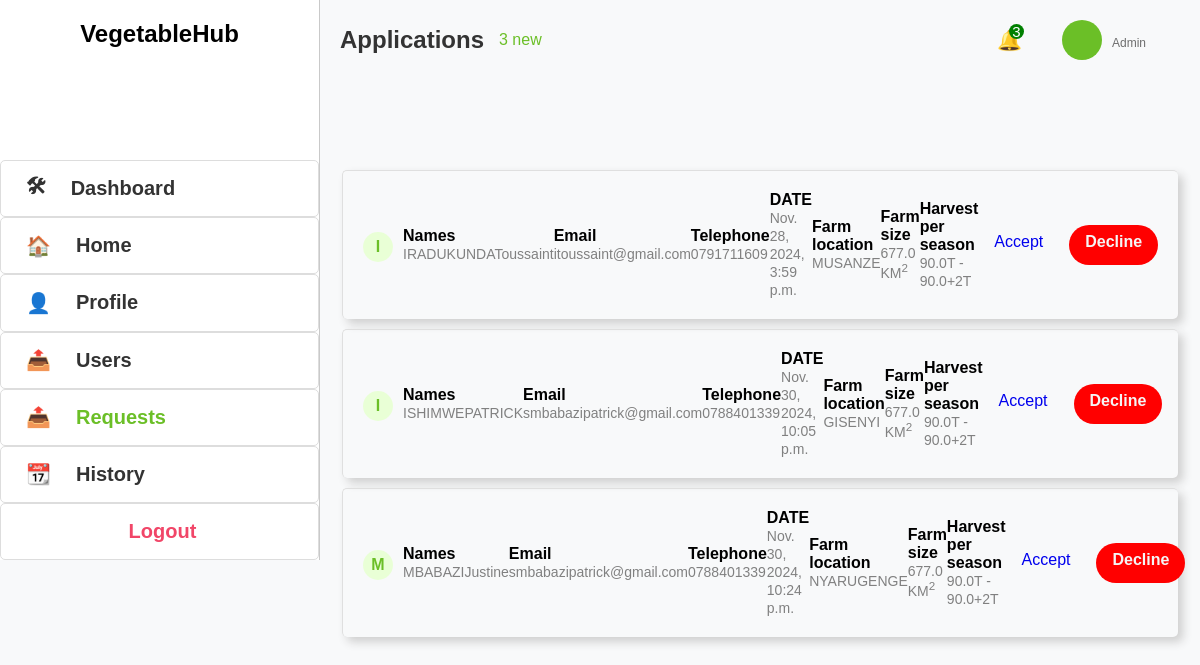
Page /view-member/ on the earlier database version.
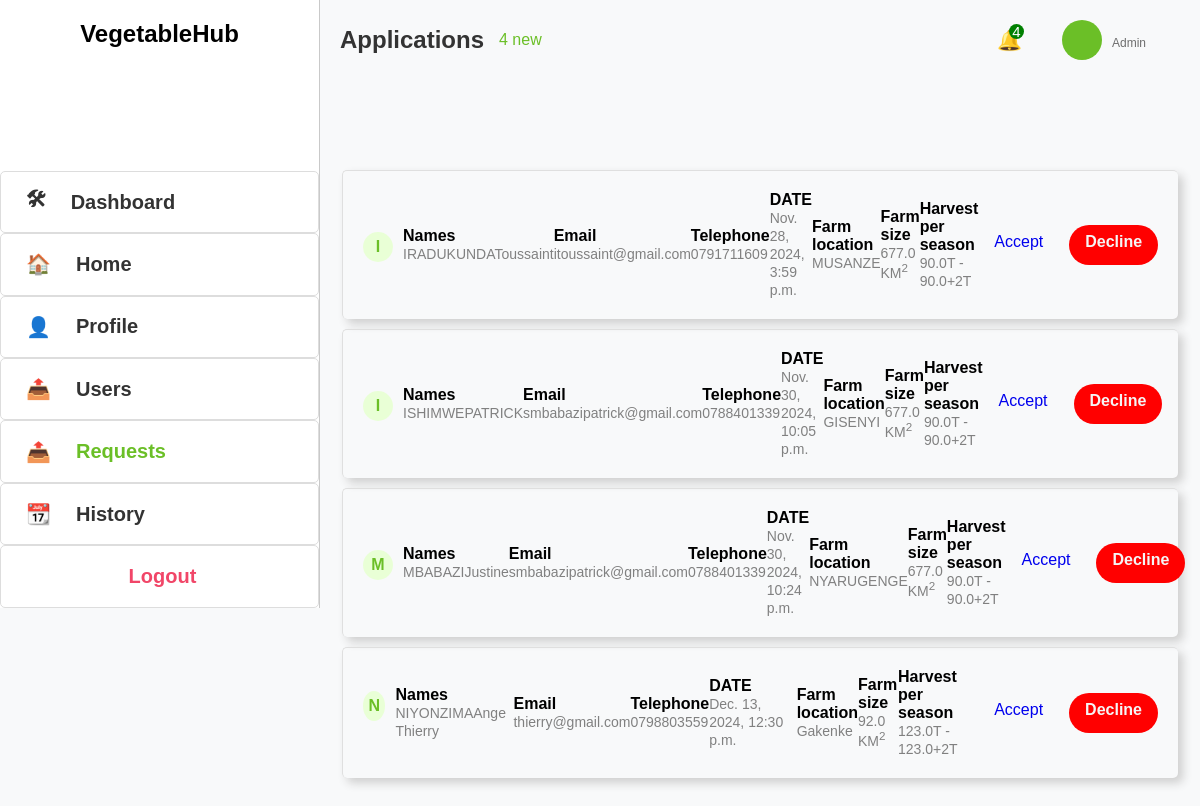
Same page on the later database version.
### Webapp/models.py (models this page shows, shortened)
class Application(models.Model):
    application_id = models.AutoField(primary_key=True)
    first_name = models.CharField(max_length=255)
    last_name = models.CharField(max_length=255)
    telephone = models.CharField(
        max_length=15,
        validators=[RegexValidator(r'^\+?\d{10,15}$', message="Enter a valid phone number.")]
    )
    email = models.EmailField(validators=[EmailValidator()])
    location = models.CharField(max_length=255)
    latitude = models.FloatField(default=-1.9441)  # Default to Kigali latitude
    longitude = models.FloatField(default=30.0619)  # Default to Kigali longitude
    farm_size = models.FloatField()
    description = models.TextField()
    growth_stage = models.CharField(max_length=30)
    status = models.CharField(max_length=20, default='Pending')
    production = models.FloatField()
    created_at = models.DateTimeField(auto_now_add=True)  # Automatically set on creation
    user = models.ForeignKey(User, on_delete=models.CASCADE, null=True, blank=True,default=2)
    Vegetable_type = models.CharField(max_length=20, default='Carrot')
    farm_image = models.ImageField(null=True, default="th1.jpeg")

### Webapp/views.py (the view)
# urls.py: path('view-member/', views.adminRequest , name='view-member'),
def adminRequest(request):
    applications = Application.objects.filter(status="Pending")  # Adjust filter as needed
    context = {
        "applications": applications
    }
    return render(request, 'Webapp/membership_requests.html', context)

### Webapp/templates/Webapp/membership_requests.html (shortened to what this page needs)
<!DOCTYPE html>
<html lang="en">
<head>
</head>
<body>
    <div class="first">
        <div class="sidebar">
            <h2>VegetableHub</h2>
            <a href="{%url 'admins'%}"><span>&#x1F6E0;</span>Dashboard</a>
            <a href="{%url 'home'%}"><span>&#x1F3E0;</span>Home</a>
            <a href="#"><span>&#x1F464;</span>Profile</a>
            <div class="users" href="#"><span>&#x1F4E4;</span>Users
          </div>
            <a href="{%url 'view-member'%}" class="active"><span>&#x1F4E4;</span>Requests</a>
            <a href="{%url 'view-history'%}"><span>&#x1F4C6;</span>History</a>
            <a href="{% url 'login-admin'%}" style="color: #f14668; padding-left: 40%;">Logout</a>
        </div>
    </div>
    <div class="second">
        <div class="header">
            <div class="schedules">
                <h1>Applications</h1>
                <span>{{applications.count}} new</span>
            </div>
            <div class="prof">
              <div class="notif">&#x1F514; <span>{{applications.count}}</span></div>
                    <div class="upper">
                        <div class="profile">
                        </div>
                        <div class="address">
                            <strong>{{user.username}}</strong> <br>
                            <span>Admin</span>
                        </div>
                      </div>
            </div>
        </div>
        <div class="second2">
            <div class="container">
                <div class="row">
                  {%for application in applications%}
                    <div class="col">
                        <div class="names">
                            <span class="letter">{{application.first_name|slice:1}}</span>
                            <div class="full_names">
                                <p><b>Names</b></p>
                                <span>{{application.first_name}}{{application.last_name}}</span>
                            </div>
                        </div>
                        <div class="email">
                            <b>Email</b><br>
                            <span>{{application.email}}</span>
                        </div>
                        <div class="telephone">
                            <b>Telephone</b><br>
                            <span>{{application.telephone}}</span>
                        </div>
                        <div class="national_id">
                            <b>DATE</b><br>
                            <span>{{application.created_at}}</span>
                        </div>
                        <div class="far_location">
                            <b>Farm location</b><br>
                            <span>{{application.location}}</span>
                        </div>
                        <div class="farm_size">
                            <b>Farm size</b><br>
                            <span>{{application.farm_size}} KM<sup>2</sup></span>
                        </div>
                        <div class="harvest">
                            <b> Harvest per season</b><br>
                            <span>{{application.production}}T - {{application.production}}+2T</span>
                        </div>
                        <div class="btns">
                          <a href="{% url 'update_status' application.application_id 'Approved' %}" class="accept">Accept</a>
                          <a href="{% url 'update_status' application.application_id 'Rejected' %}" class="decline">Decline</a>
                        </div>
                    </div>
                    {% empty %}
                <p>No schedule requests available.</p>
                {% endfor %}
                </div>
            </div>
        </div>
    </div>
</body>
</html>

Differences in the rows shown:
added Application: first_name "N", first_name "NIYONZIMA", last_name "Ange Thierry", email "thierry@gmail.com", telephone "0798803559", created_at "Dec. 13, 2024, 12:30 p.m.", location "Gakenke", farm_size "92.0", production "123.0"
Other differences:
{{ applications.count }}: "3" → "4"
